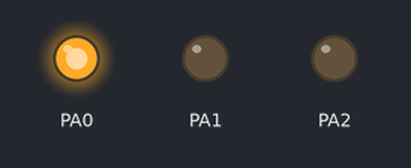
The program below on a simulated ATmega32, built with avr-gcc and emulated at 16 MHz. Parts: output pins drawn as LEDs (lit = HIGH).

Above: at 0.2 s.
At 0.7 s:
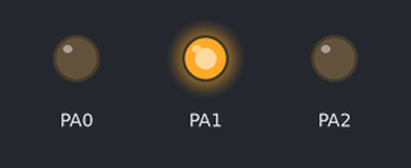
At 2.7 s:
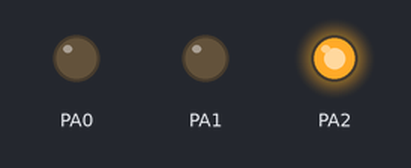
Timing chart, 0 to 3.5 s (numbered marks = the images above):
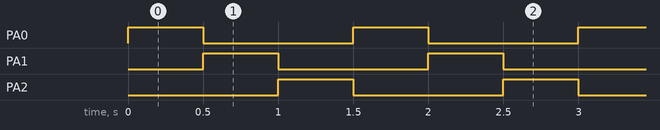

The program:

main.c
```c
/*
 * main.c
 *
 *  Created on: Mar 2, 2022
 *      Author: Osama Mohamed Hamdy
 */


#include <avr/io.h>
#include <util/delay.h>
#define  SET_BIT(REG,BIT) 	REG|=1<<BIT
#define  CLR_BIT(REG,BIT) 	REG&=~(1<<BIT)
#define  GIT_BIT(REG,BIT)	((REG>>BIT)&(1))

int main(void)
{
	unsigned char i;
	SET_BIT(DDRA,0);
	SET_BIT(DDRA,1);
	SET_BIT(DDRA,2);
	PORTA=0;
	while(1)
	{
		SET_BIT(PORTA,0);
		CLR_BIT(PORTA,1);
		CLR_BIT(PORTA,2);
		_delay_ms(500);
		SET_BIT(PORTA,1);
	    CLR_BIT(PORTA,0);
		CLR_BIT(PORTA,2);
		_delay_ms(500);
		SET_BIT(PORTA,2);
		CLR_BIT(PORTA,0);
		CLR_BIT(PORTA,1);
		_delay_ms(500);
	}

return 0;
}
```

Measured:
- by itself, PA0–2: alternates HIGH for 0.50 s and LOW for 1.0 s
- by itself, everything shown: repeats every 1.5 s, in 3 steps
